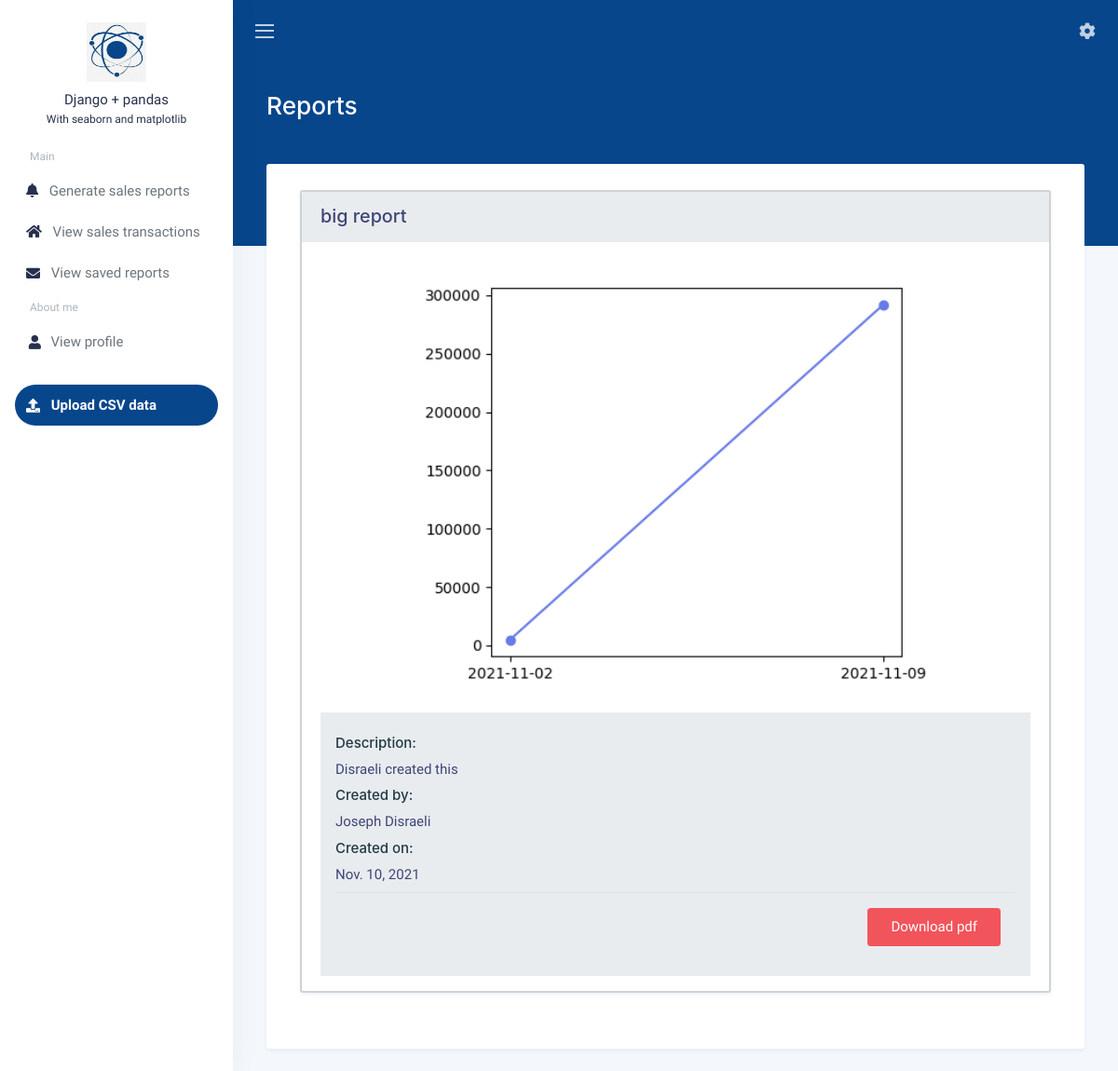
Screenshot of /reports/1/ (signed in) with the database file from the repository.
### reports/models.py (models this page shows, shortened)
class Report(models.Model):
    name=models.CharField(max_length=50)
    image=models.ImageField(upload_to="reports",blank=True)
    remarks=models.TextField(null=True,blank=True)
    created_by=models.ForeignKey(Profile, verbose_name="created_by_profile", on_delete=models.CASCADE)
    updated_on=models.DateTimeField(auto_now=True)
    created_on=models.DateField(auto_now_add=True)
    class Meta:
        ordering=('-created_on',)

### profiles/models.py (models this page shows, shortened)
class Profile(models.Model):
    user=models.OneToOneField(User, verbose_name="profile_user", on_delete=models.CASCADE)
    bio=models.TextField(blank=True,null=True)
    avatar=models.ImageField(help_text="profile avatar", upload_to="medial")

### reports/views.py (the view)
# urls.py: path('<pk>/', views.ReportDetailView.as_view(), name='detail'),
class ReportDetailView(LoginRequiredMixin,DetailView):
    model=Report
    template_name="reports/detail.html"
    context_object_name="report"

### templates/reports/detail.html (shortened to what this page needs)
{% extends 'base.html' %} {% load static %} {% block page %} {% block title %}Reports{% endblock title %}
<div class="col-12">
  <div class="w-100">
    <div class="row">
      <div class="col-12">
        <div class="card">
          <div class="card-body">
            <div class="row p-3">
              <div class="col-12">
                <div class="card flex-fill w-100" style="border: 2px solid #d0d3d4">
                  <div class="card-header bg-light">
                    <h2 class="card-title mb-0"> {{ report.name }}</h2>
                  </div>
                  <div class="card-body py-3">
                    <div class="chart chart-sm my-3">
                      {% if report.image %}
                         <img
                        class="d-flex justify-content-around w-75"
                        style="margin-left: auto; margin-right: auto"
                        src="{{ report.image.url }}"
                        alt="{{ report.name}}"
                      />
                      {% endif %}
                    </div>
                    <div class="bg-light p-3">
                      <h5 class="text-left mt-2">Description:</h5>
                      <div class="my-2">  {{ report.remarks }}</div>
                      <h5 class="text-left mt-2">Created by:</h5>
                      <div class="my-2">{{ report.created_by.user.get_full_name }}</div>
                      <h5 class="text-left mt-2">Created on:</h5>
                      <div class="my-2">{{ report.created_on }}</div>
                      <div class="modal-footer">
                        <button type="button" class="btn btn-danger px-4 py-2">Download pdf</button>
                      </div>
                    </div>
                  </div>
                </div>
              </div>
            </div>
          </div>
        </div>
      </div>
    </div>
  </div>
</div>
{% endblock page %}

### templates/base.html (style rules this page uses)
.card-title { color: #3e4676; font-size: 1.2375rem; line-height: 1.5; }

### rows the page displays
Report: name "big report", image (picture), remarks "Disraeli created this", created_by.user.get_full_name "Joseph Disraeli", created_on "Nov. 10, 2021"
